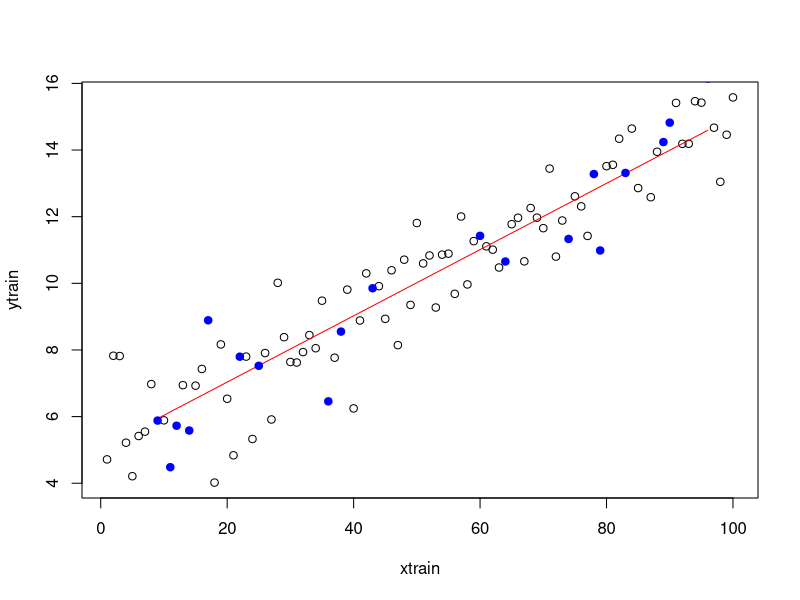

Generate this figure with R:
## ---- chunk 1
library(forecast)

# Generate some artificial training and test data
x <- 1:100
y <- 5 + .1*x + rnorm(100)
xtrain <- sample(x, size=80)
ytrain <- y[xtrain]
xtest <- x[-xtrain]
ytest <- y[-xtrain]

# Compute forecasts from a linear model
forecast <- predict(lm(ytrain~xtrain), newdata=data.frame(xtrain=xtest))

# Plot training data, test data and forecasts
plot(xtrain, ytrain)
lines(xtest,forecast,col='red',pch=19)
points(xtest,ytest,col='blue',pch=19)

# Compute accuracy statistics
accuracy(forecast,ytest)
## ---- chunk 2
forecast <- forecast(lm(ytrain~xtrain), newdata=data.frame(xtrain=xtest))
accuracy(forecast,ytest)
## ---- chunk 3
forecast <- structure(list(mean=rep(10,20), fitted=rep(10,80),
   x=ytrain), class='forecast')
accuracy(forecast,ytest)
